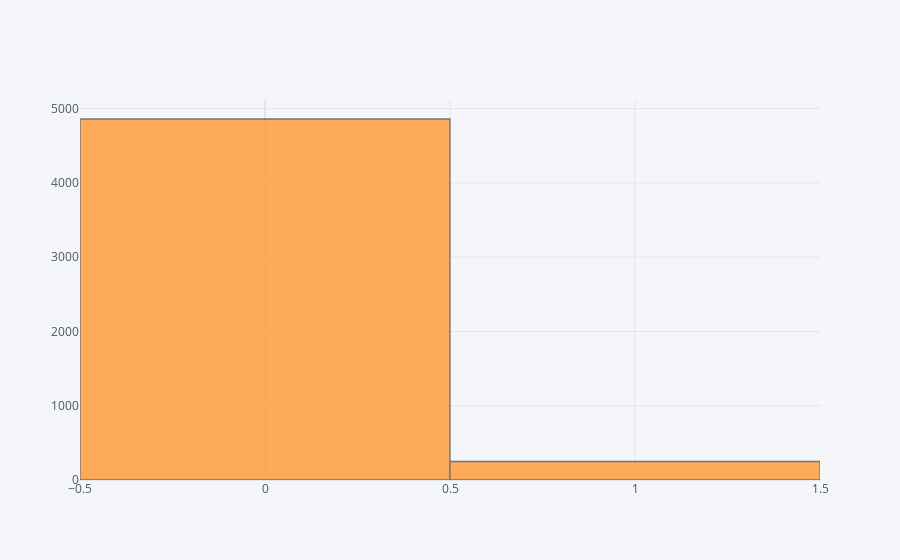

Notebook code for this chart:
### Code cell
df['stroke'].iplot(kind='hist')

### Figure 1 — Plotly figure (JSON) as saved in the notebook; plotly's stock layout.template omitted (floating-point values rounded to 4 significant figures; data arrays with more than 128 entries replaced by an {"elided": "..."} marker saying what was removed)
{"data": [{"histfunc": "count", "histnorm": "", "marker": {"color": "rgba(255, 153, 51, 1.0)", "line": {"color": "#4D5663", "width": 1.3}}, "name": "stroke", "opacity": 0.8, "orientation": "v", "type": "histogram", "x": {"elided": "5110 int values"}}], "layout": {"barmode": "overlay", "legend": {"bgcolor": "#F5F6F9", "font": {"color": "#4D5663"}}, "paper_bgcolor": "#F5F6F9", "plot_bgcolor": "#F5F6F9", "title": {"font": {"color": "#4D5663"}}, "xaxis": {"gridcolor": "#E1E5ED", "showgrid": true, "tickfont": {"color": "#4D5663"}, "title": {"font": {"color": "#4D5663"}, "text": ""}, "zerolinecolor": "#E1E5ED"}, "yaxis": {"gridcolor": "#E1E5ED", "showgrid": true, "tickfont": {"color": "#4D5663"}, "title": {"font": {"color": "#4D5663"}, "text": ""}, "zerolinecolor": "#E1E5ED"}}}
